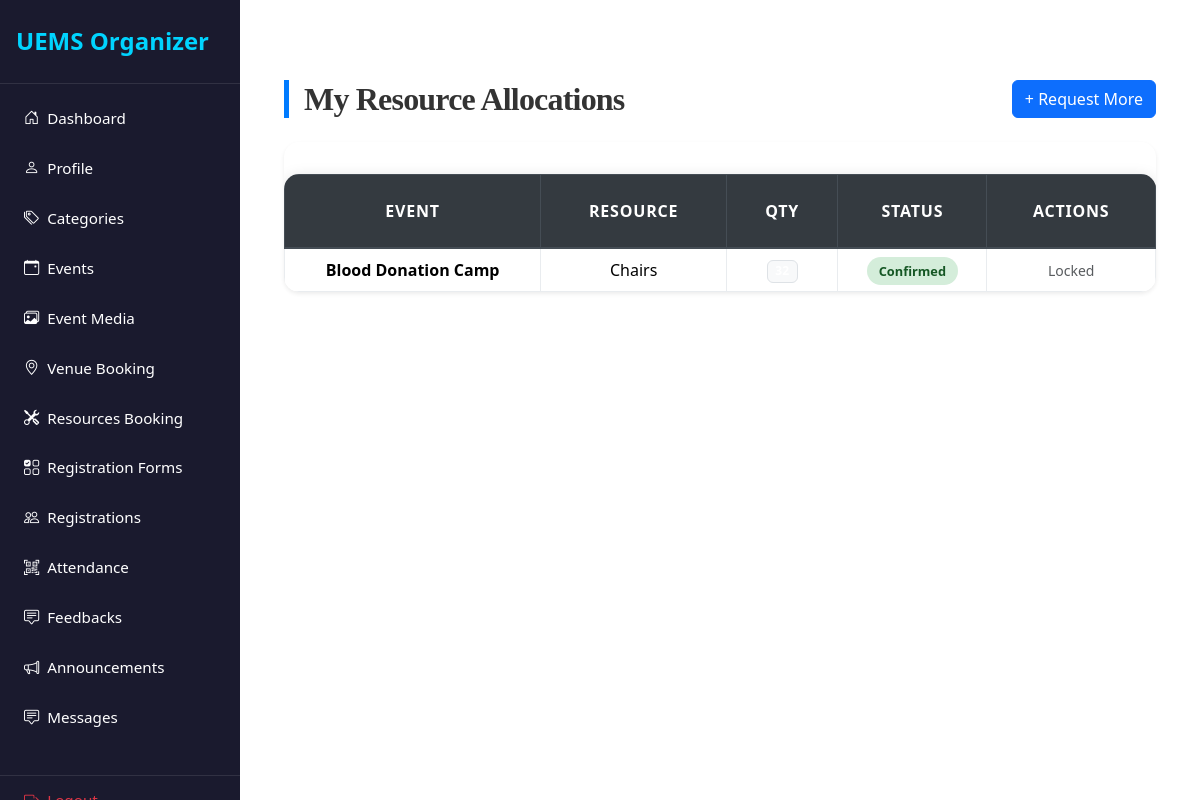
Screenshot of /organizer/my_resources_bookings.php (signed in) with the database file from the repository.
### tables this page shows
CREATE TABLE `event_resources` (
  `id` int(11) NOT NULL,
  `event_id` int(11) NOT NULL,
  `resource_id` int(11) NOT NULL,
  `quantity_allocated` int(11) NOT NULL,
  `status` enum('pending','confirmed','cancelled') DEFAULT 'pending'
);

CREATE TABLE `events` (
  `event_id` int(11) NOT NULL,
  `title` varchar(255) NOT NULL,
  `description` text NOT NULL,
  `organizer_id` int(11) NOT NULL,
  `category_id` int(11) DEFAULT NULL,
  `event_type` enum('one_time','recurring') DEFAULT 'one_time',
  `start_datetime` datetime NOT NULL,
  `end_datetime` datetime NOT NULL,
  `capacity` int(11) DEFAULT 0,
  `registration_deadline` datetime DEFAULT NULL,
  `status` enum('pending','approved','rejected','cancelled','completed') DEFAULT 'pending',
  `banner_image` varchar(255) DEFAULT NULL,
  `created_at` datetime DEFAULT current_timestamp(),
  `updated_at` datetime DEFAULT current_timestamp() ON UPDATE current_timestamp()
);

CREATE TABLE `resources` (
  `id` int(11) NOT NULL,
  `resource_name` varchar(100) NOT NULL,
  `total_quantity` int(11) NOT NULL
);

### organizer/my_resources_bookings.php (the view, shortened to what this page needs)
<?php
include('config.php');
$organizer_id = $_SESSION['user_id'];
$allocations = $conn->query("
    SELECT er.id, e.title AS event_title, r.resource_name, er.quantity_allocated, r.total_quantity, er.status, er.resource_id
    FROM event_resources er
    JOIN events e ON er.event_id=e.event_id
    JOIN resources r ON er.resource_id=r.id
    WHERE e.organizer_id=$organizer_id
    ORDER BY er.id DESC
");
?>
<!DOCTYPE html>
<html lang="en">
<head>
    <link rel="stylesheet" href="https://maxcdn.bootstrapcdn.com/bootstrap/4.5.2/css/bootstrap.min.css">
<link rel="stylesheet" href="../css/style.css">
</head>
<body>
<?php include('navbar.php'); ?>
    <div id="content">
<div class="container py-5">
    <div class="d-flex justify-content-between align-items-center mb-4">
        <h2 class="section-title mb-0">My Resource Allocations</h2>
        <a href="resources_bookings.php" class="btn btn-primary btn-action">+ Request More</a>
    </div>
    <div class="table-responsive shadow-sm" style="border-radius: 15px;">
        <table class="table table-hover mb-0">
            <thead class="thead-dark">
                <tr>
                    <th>Event</th>
                    <th>Resource</th>
                    <th class="text-center">Qty</th>
                    <th class="text-center">Status</th>
                    <th class="text-center">Actions</th>
                </tr>
            </thead>
            <tbody>
                <?php while($row = $allocations->fetch_assoc()): ?>
                <tr>
                    <td class="font-weight-bold"><?= htmlspecialchars($row['event_title']); ?></td>
                    <td><?= htmlspecialchars($row['resource_name']); ?></td>
                    <td class="text-center"><span class="badge badge-light border"><?= $row['quantity_allocated']; ?></span></td>
                    <td class="text-center">
                        <?php
                            $status_class = 'badge-' . $row['status'];
                            echo "<span class='status-badge $status_class'>" . ucfirst($row['status']) . "</span>";
                        ?>
                    </td>
                    <td class="text-center">
                        <?php if($row['status'] === 'pending'): ?>
                            <button class="btn btn-outline-info btn-sm btn-action mr-1"
                                    onclick='openEditModal(<?= json_encode($row); ?>)'>Edit</button>
                            <a href="?delete=<?= $row['id']; ?>" class="btn btn-outline-danger btn-sm btn-action"
                               onclick="return confirm('Delete this request?');">Delete</a>
                        <?php else: ?>
                            <small class="text-muted"><i class="fa fa-lock"></i> Locked</small>
                        <?php endif; ?>
                    </td>
                </tr>
                <?php endwhile; ?>
            </tbody>
        </table>
    </div>
</div>
</body>
</html>

### css/style.css (style rules this page uses)
:root { --primary: #007bff; --secondary: #6c757d; --success: #28a745; --info: #17a2b8; --warning: #ffc107; --danger: #dc3545; --light: #f8f9fa; --dark: #2d3436; --accent: #ff6f61; --highlight: #6f42c1; --shadow: rgba(0, 0, 0, 0.15); --transition: all 0.3s ease-in-out; }
body { font-family: 'Inter', 'Segoe UI', Tahoma, Geneva, Verdana, sans-serif; background: linear-gradient(135deg, var(--light) 0%, #e0e7ff 100%); color: var(--dark); line-height: 1.8; margin: 0; padding: 0; min-height: 100vh; font-size: 16px; }
h1, h2, h3, h4 { text-align: center; margin: 2.5rem 0; font-family: 'Georgia', 'Times New Roman', serif; color: var(--dark); font-weight: 700; letter-spacing: -0.025em; }
h2 { font-size: 2rem; }
.container { max-width: 1200px; margin: 0 auto 3rem; padding: 0 1.5rem; }
.table { width: 100%; border-collapse: collapse; margin: 2rem 0; font-size: 1rem; background-color: #ffffff; border-radius: 12px; overflow: hidden; box-shadow: 0 4px 16px var(--shadow); transition: var(--transition); }
.table th, .table td { padding: 1.25rem; border: 1px solid #e9ecef; text-align: center; vertical-align: middle; }
.table thead th { background-color: rgb(0, 0, 0); color: white; font-weight: 600; text-transform: uppercase; letter-spacing: 0.05em; padding: 1.5rem; }
.table tbody tr { transition: var(--transition); }
.table tbody tr:nth-child(odd) { background-color: var(--light); }
.btn-primary { background-color: var(--primary); color: #fff; border: none; border-radius: 8px; padding: 0.75rem 1.5rem; font-size: 1rem; font-weight: 500; cursor: pointer; transition: var(--transition); display: inline-flex; align-items: center; justify-content: center; }
a { color: var(--primary); text-decoration: none; font-weight: 500; transition: var(--transition); }

### organizer/my_resources_bookings.php (style rules this page uses)
.section-title { font-weight: 600; color: #333; margin-bottom: 25px; border-left: 5px solid #007bff; padding-left: 15px; }
.table { background: white; border-radius: 15px; overflow: hidden; }
.status-badge { padding: 5px 12px; border-radius: 20px; font-size: 0.8rem; font-weight: 600; }
.badge-confirmed { background: #d4edda; color: #155724; }
.btn-action { border-radius: 50px; font-size: 0.85rem; padding: 5px 15px; }

### organizer/navbar.php (style rules this page uses)
* { margin: 0; padding: 0; box-sizing: border-box; }
body { min-height: 100vh; display: flex; font-family: 'Segoe UI', Tahoma, Geneva, Verdana, sans-serif; background-color: #f5f5f5; }
#content { margin-left: 240px; flex: 1; padding: 2rem; background: #ffffff; min-height: 100vh; }

### rows the page displays
event_resources: event.title "Blood Donation Camp", resource.resource_name "Chairs", status "Confirmed", shows "Locked"
